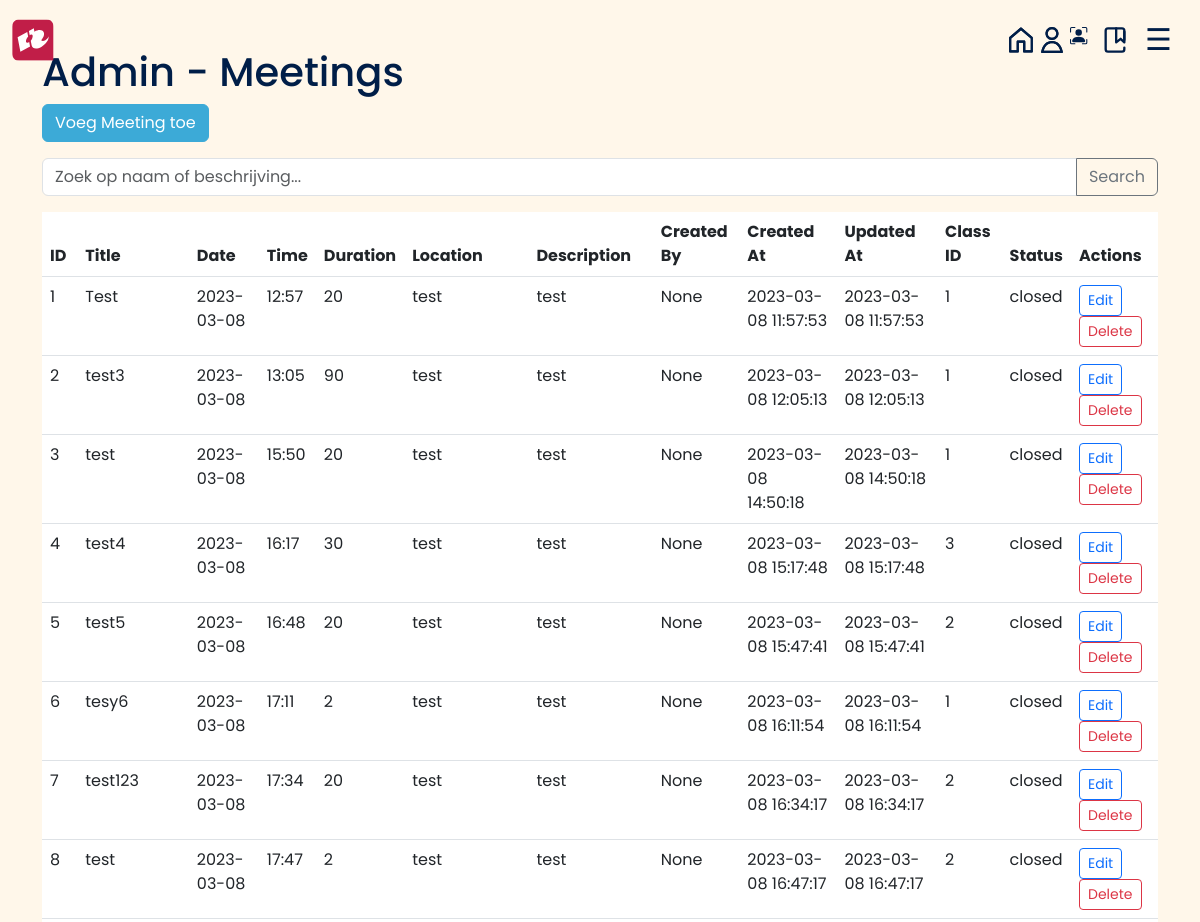
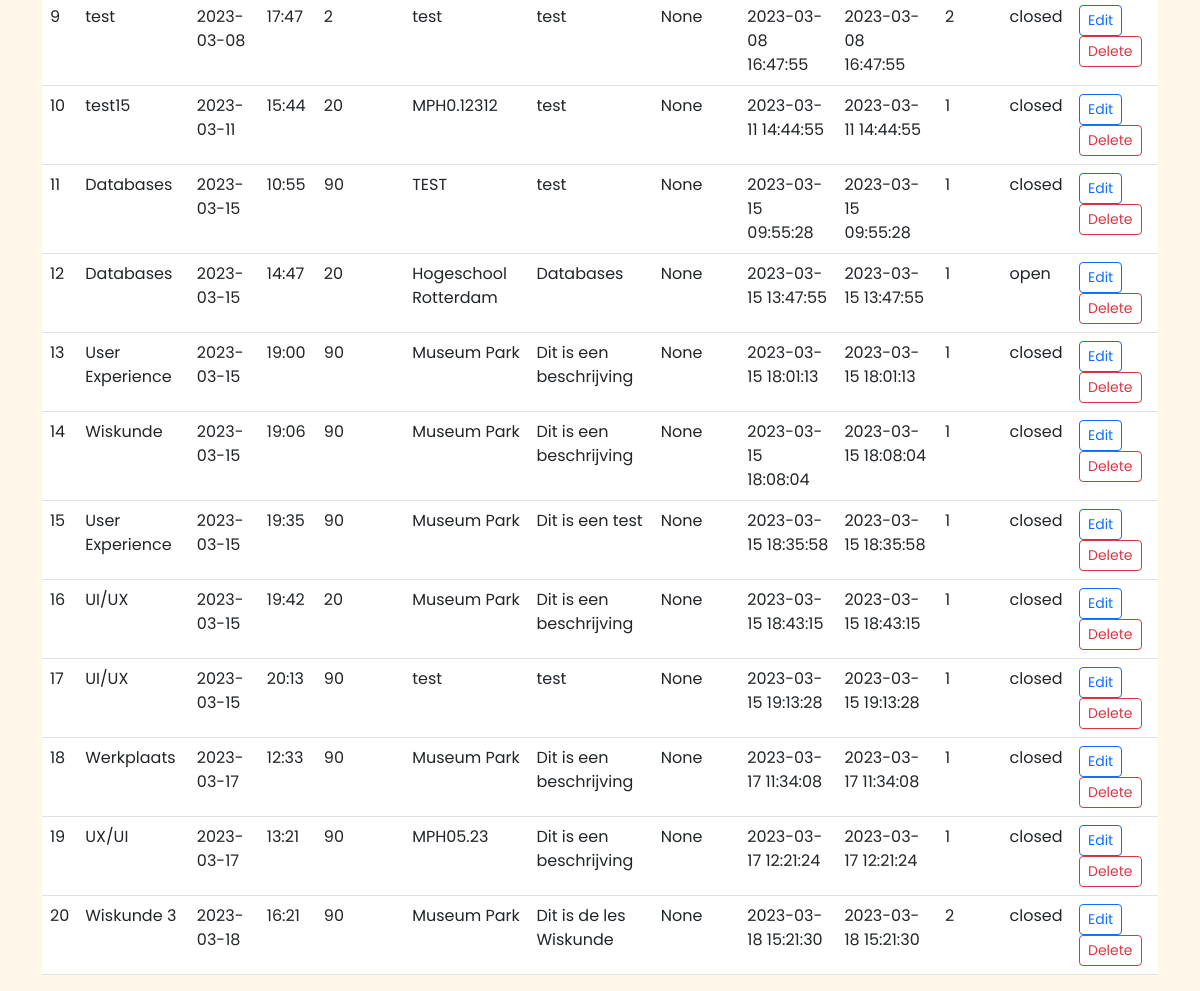
The page /admin/meetings on the database as committed earlier (2 pictures, top to bottom).
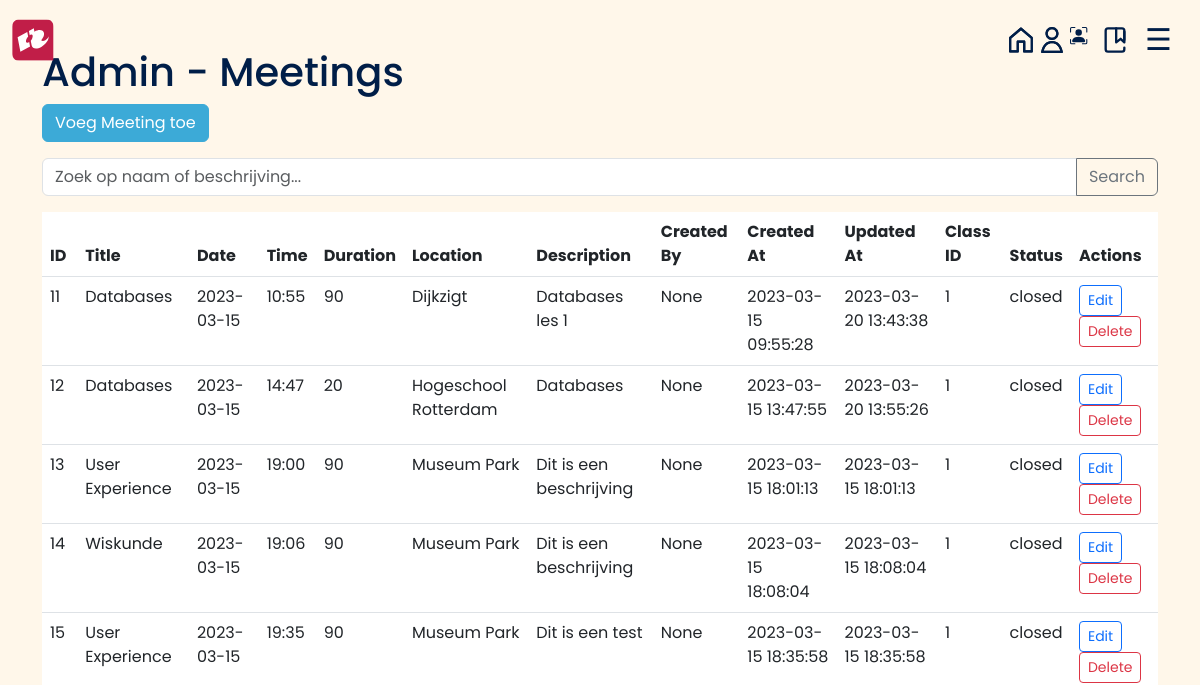
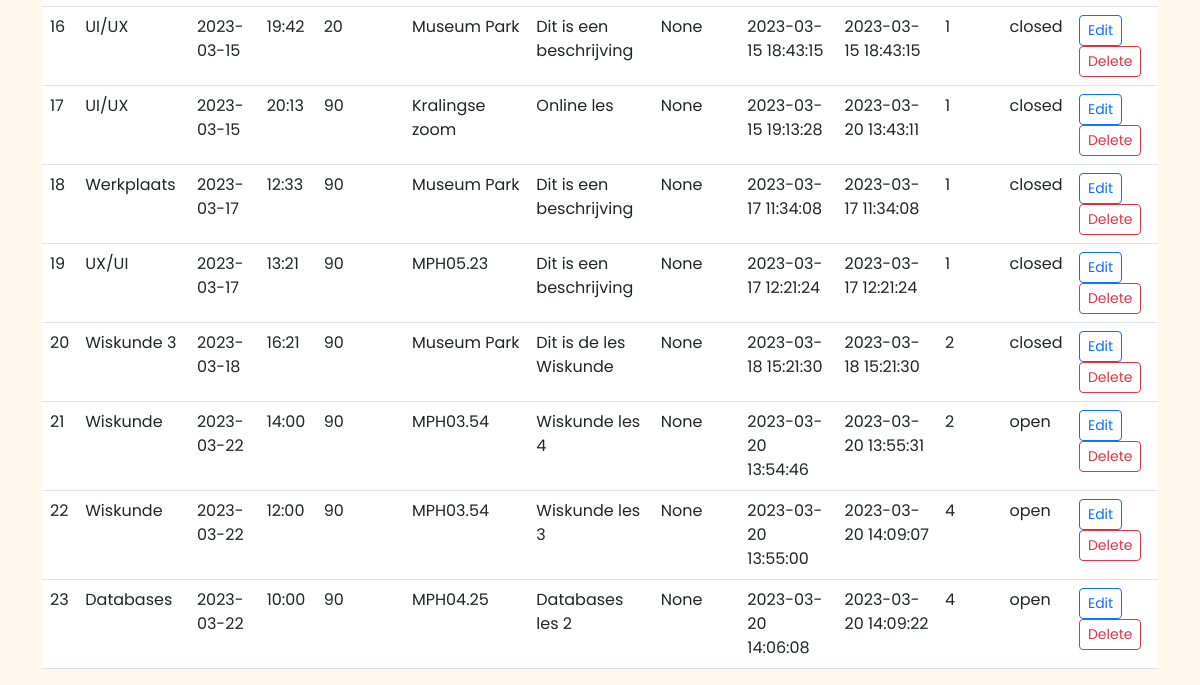
The same page on the database as committed later (2 pictures, top to bottom).
### tables this page shows
CREATE TABLE Meeting
                    (Meeting_id INTEGER PRIMARY KEY,
                    Meeting_title TEXT,
                    Meeting_date DATE,
                    Meeting_time TIME,
                    Meeting_duration INTEGER,
                    Meeting_location TEXT,
                    Meeting_description TEXT,
                    Created_by TEXT,
                    Created_at TIMESTAMP DEFAULT CURRENT_TIMESTAMP,
                    Updated_at TIMESTAMP DEFAULT CURRENT_TIMESTAMP, class_id INTEGER REFERENCES Class(class_id), meeting_status TEXT, Question TEXT);

### lib/admin_routes.py (the view)
@admin.route('/admin/meetings', methods=['GET'])
def admin_meetings():
    c.execute("SELECT * FROM Meeting")
    meetings = c.fetchall()
    return render_template('admin/admin_meetings.html', meetings=meetings)

### templates/admin/admin_meetings.html (shortened to what this page needs)
{% extends 'base5.html' %}
{% block content %}
<head>
    <link href="https://cdn.jsdelivr.net/npm/bootstrap@5.3.0-alpha1/dist/css/bootstrap.min.css" rel="stylesheet">
    <link rel="stylesheet" href="{{ url_for('static', filename='/admin_dashboard.css') }}">
</head>
    <h1>Admin - Meetings</h1>
    <a href="/admin/meetings/add" class="btn btn-primary mb-3">Voeg Meeting toe</a>
    <div class="input-group mb-3">
        <input type="text" id="search-input" class="form-control" placeholder="Zoek op naam of beschrijving...">
        <button class="btn btn-outline-secondary" type="button" id="search-button">Search</button>
    </div>
    <table class="table table-hover "id="meeting-table">
        <thead>
            <tr>
                <th>ID</th>
                <th>Title</th>
                <th>Date</th>
                <th>Time</th>
                <th>Duration</th>
                <th>Location</th>
                <th>Description</th>
                <th>Created By</th>
                <th>Created At</th>
                <th>Updated At</th>
                <th>Class ID</th>
                <th>Status</th>
                <th>Actions</th>
            </tr>
        </thead>
        <tbody>
            {% for meeting in meetings %}
            <tr>
                <td>{{ meeting[0] }}</td>
                <td>{{ meeting[1] }}</td>
                <td>{{ meeting[2] }}</td>
                <td>{{ meeting[3] }}</td>
                <td>{{ meeting[4] }}</td>
                <td>{{ meeting[5] }}</td>
                <td>{{ meeting[6] }}</td>
                <td>{{ meeting[7] }}</td>
                <td>{{ meeting[8] }}</td>
                <td>{{ meeting[9] }}</td>
                <td>{{ meeting[10] }}</td>
                <td>{{ meeting[11] }}</td>
                <td>
                    <a href="/admin/meetings/update/{{ meeting[0] }}" class="btn btn-outline-primary btn-sm me-2">Edit</a>
                    <form action="/admin/meetings/delete" method="post" class="d-inline">
                        <button type="submit" class="btn btn-outline-danger btn-sm">Delete</button>
                    </form>
                </td>
            </tr>
            {% endfor %}
        </tbody>
    </table>
{% endblock %}

### templates/base5.html (shortened to what this page needs)
<!DOCTYPE html>
<html>
<head>
    <link href="https://cdn.jsdelivr.net/npm/bootstrap@5.3.0-alpha1/dist/css/bootstrap.min.css" rel="stylesheet">
    <link rel="stylesheet" href="{{ url_for('static', filename='/admin_dashboard.css') }}">
</head>
<body>
	<nav style="z-index: 1;" class="navbar navbar-expand-lg fixed-top navbar-scroll">
		<div class="container-fluid">
			<ul class="navbar-nav ml-auto">
				<li class="nav-item d-flex">
					<a class="navbar-brand logo_button" href="https://www.hogeschoolrotterdam.nl/"><img class="logo" src="{{ url_for('static', filename='images/logo.svg') }}" name="HomeButton" action="/main"></a>
				</li>
			</ul>
				<ul class="navbar-nav mr-auto">
					<li class="nav-item d-flex align-items-center">
						<a href="{{ url_for('admin') }}" class="button" title="Dashboard" href="#">
						</a>
					</li>
					<li class="nav-item d-flex align-items-center">
						<a href="{{ url_for('admin.admin_students') }}"class="button" title="Studenten" href="#">
						</a>
					</li>
                    <li class="nav-item d-flex align-items-center">
						<a href="{{ url_for('admin.admin_faculties') }}"class="button" title="faculty" href="#">
						</a>
					</li>
					<li class="nav-item d-flex align-items-center">
						<a class="button" title="Cursus" href="#">
						</a>
					</li>
					<li class="nav-item d-flex">
						<div id="main">
							<span style="font-size:30px;cursor:pointer" onclick="openNav()" title="Menu">&#9776;</span>
					  	</div>
					</li>
				</ul>
			</div>
	</nav>
    <main class="container mt-5">
        {% block content %}{% endblock %}
    </main>
        </body>
</html>

### static/admin_dashboard.css (style rules this page uses)
* { -webkit-font-smoothing: antialiased; }
html { font-family: "Poppins", sans-serif; }
body { background-color: #fff7ea; font-family: "Poppins", sans-serif; color: #001e48; transition: background-color .5s; }
.navbar { height: 80px; }
nav .container-fluid { width: 1600px; }
nav { background-color: transparent; color: #001e48; }
.logo { width: 42px; }
.button { width: auto; height: auto; background-color: transparent; border-radius: 20px; transition: 0.3s; padding-left: 5px; }
#main { transition: margin-right .5s; padding: 16px; }
.btn-primary { background-color: #3caad7; border-color: #3caad7; }

Rows that differ between the two databases and show on the page:
removed Meeting: Meeting_id "1", Meeting_title "Test", Meeting_date "2023-03-08", Meeting_time "12:57", Meeting_duration "20", Meeting_location "test", Meeting_description "test", meeting "None", Created_at "2023-03-08 11:57:53", Updated_at "2023-03-08 11:57:53", class "1", meeting_status "closed"
removed Meeting: Meeting_id "2", Meeting_title "test3", Meeting_date "2023-03-08", Meeting_time "13:05", Meeting_duration "90", Meeting_location "test", Meeting_description "test", meeting "None", Created_at "2023-03-08 12:05:13", Updated_at "2023-03-08 12:05:13", class "1", meeting_status "closed"
removed Meeting: Meeting_id "3", Meeting_title "test", Meeting_date "2023-03-08", Meeting_time "15:50", Meeting_duration "20", Meeting_location "test", Meeting_description "test", meeting "None", Created_at "2023-03-08 14:50:18", Updated_at "2023-03-08 14:50:18", class "1", meeting_status "closed"
removed Meeting: Meeting_id "4", Meeting_title "test4", Meeting_date "2023-03-08", Meeting_time "16:17", Meeting_duration "30", Meeting_location "test", Meeting_description "test", meeting "None", Created_at "2023-03-08 15:17:48", Updated_at "2023-03-08 15:17:48", class "3", meeting_status "closed"
removed Meeting: Meeting_id "5", Meeting_title "test5", Meeting_date "2023-03-08", Meeting_time "16:48", Meeting_duration "20", Meeting_location "test", Meeting_description "test", meeting "None", Created_at "2023-03-08 15:47:41", Updated_at "2023-03-08 15:47:41", class "2", meeting_status "closed"
removed Meeting: Meeting_id "6", Meeting_title "tesy6", Meeting_date "2023-03-08", Meeting_time "17:11", Meeting_duration "2", Meeting_location "test", Meeting_description "test", meeting "None", Created_at "2023-03-08 16:11:54", Updated_at "2023-03-08 16:11:54", class "1", meeting_status "closed"
removed Meeting: Meeting_id "7", Meeting_title "test123", Meeting_date "2023-03-08", Meeting_time "17:34", Meeting_duration "20", Meeting_location "test", Meeting_description "test", meeting "None", Created_at "2023-03-08 16:34:17", Updated_at "2023-03-08 16:34:17", class "2", meeting_status "closed"
removed Meeting: Meeting_id "8", Meeting_title "test", Meeting_date "2023-03-08", Meeting_time "17:47", Meeting_duration "2", Meeting_location "test", Meeting_description "test", meeting "None", Created_at "2023-03-08 16:47:17", Updated_at "2023-03-08 16:47:17", class "2", meeting_status "closed"
removed Meeting: Meeting_id "9", Meeting_title "test", Meeting_date "2023-03-08", Meeting_time "17:47", Meeting_duration "2", Meeting_location "test", Meeting_description "test", meeting "None", Created_at "2023-03-08 16:47:55", Updated_at "2023-03-08 16:47:55", class "2", meeting_status "closed"
removed Meeting: Meeting_id "10", Meeting_title "test15", Meeting_date "2023-03-11", Meeting_time "15:44", Meeting_duration "20", Meeting_location "MPH0.12312", Meeting_description "test", meeting "None", Created_at "2023-03-11 14:44:55", Updated_at "2023-03-11 14:44:55", class "1", meeting_status "closed"
changed Meeting id 11: Meeting_location "TEST" → "Dijkzigt"; Meeting_description "test" → "Databases les 1"; Updated_at "2023-03-15 09:55:28" → "2023-03-20 13:43:38"
changed Meeting "Hogeschool Rotterdam": Updated_at "2023-03-15 13:47:55" → "2023-03-20 13:55:26"; meeting_status "open" → "closed"
changed Meeting id 17: Meeting_location "test" → "Kralingse zoom"; Meeting_description "test" → "Online les"; Updated_at "2023-03-15 19:13:28" → "2023-03-20 13:43:11"
added Meeting: Meeting_id "21", Meeting_title "Wiskunde", Meeting_date "2023-03-22", Meeting_time "14:00", Meeting_duration "90", Meeting_location "MPH03.54", Meeting_description "Wiskunde les 4", meeting "None", Created_at "2023-03-20 13:54:46", Updated_at "2023-03-20 13:55:31", class "2", meeting_status "open"
added Meeting: Meeting_id "22", Meeting_title "Wiskunde", Meeting_date "2023-03-22", Meeting_time "12:00", Meeting_duration "90", Meeting_location "MPH03.54", Meeting_description "Wiskunde les 3", meeting "None", Created_at "2023-03-20 13:55:00", Updated_at "2023-03-20 14:09:07", class "4", meeting_status "open"
added Meeting: Meeting_id "23", Meeting_title "Databases", Meeting_date "2023-03-22", Meeting_time "10:00", Meeting_duration "90", Meeting_location "MPH04.25", Meeting_description "Databases les 2", meeting "None", Created_at "2023-03-20 14:06:08", Updated_at "2023-03-20 14:09:22", class "4", meeting_status "open"
